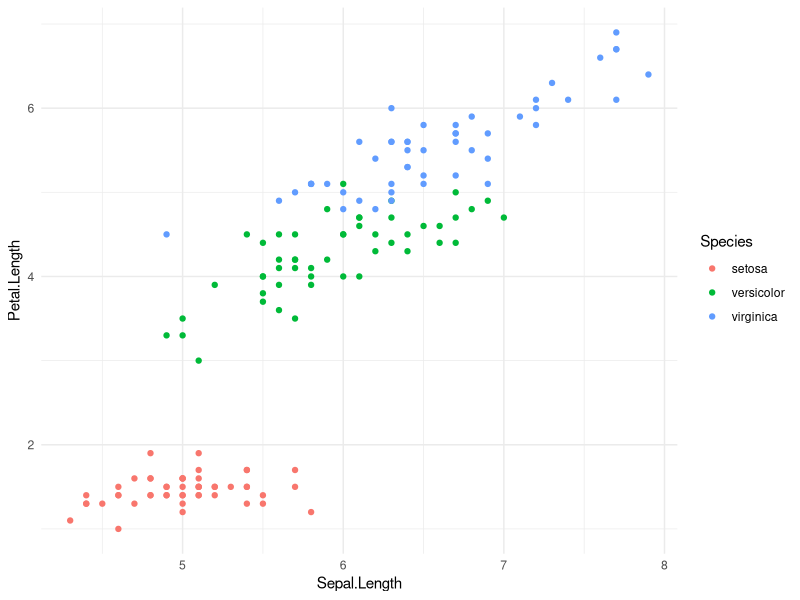

Recreate this plot in R.
# Uvod u R i RStudio
# ------------------

# 1. Osnovne aritmetičke operacije
a <- 5
b <- 3
zbroj <- a + b
razlika <- a - b
umnožak <- a * b
kvocijent <- a / b
potencija <- a^b

# Ispis rezultata
cat("Zbroj:", zbroj, "\n")
cat("Razlika:", razlika, "\n")
cat("Umnožak:", umnožak, "\n")
cat("Kvocijent:", kvocijent, "\n")
cat("Potencija:", potencija, "\n")

# 2. Kontrolne strukture
# if-else
x <- -2
if (x > 0) {
  cat("x je pozitivan broj\n")
} else {
  cat("x je negativan ili nula\n")
}

# for petlja
for (i in 1:5) {
  cat("Ovo je iteracija broj", i, "\n")
}

# while petlja
i <- 1
while (i <= 5) {
  cat("Ovo je iteracija broj", i, "\n")
  i <- i + 1
}

# 3. Funkcije za manipulaciju podacima
# Kreiranje vektora
vektor <- c(1, 2, 3, 4, 5)
cat("Vektor:", vektor, "\n")

# Sekvence i ponavljanja
sekvenca <- seq(1, 10, by = 2)
cat("Sekvenca:", sekvenca, "\n")

ponavljanja <- rep(1, times = 5)
cat("Ponavljanja:", ponavljanja, "\n")

# Podskupovi
podskup <- subset(vektor, vektor > 2)
cat("Podskup vektora gdje su elementi > 2:", podskup, "\n")

# 4. Instalacija dodatnih paketa
# Instalacija paketa 'ggplot2'
install.packages("ggplot2")

# Učitavanje paketa
library(ggplot2)

# Primjer korištenja ggplot2 za crtanje grafa s iris setom podataka
data(iris)
ggplot(data = iris, aes(x = Sepal.Length, y = Petal.Length, color = Species)) +
  geom_point() +
  theme_minimal()

# Praktični zadaci
# ----------------
# 1. Izračunajte prosjek vektora c(5, 10, 15, 20)
vektor_zadatak <- c(5, 10, 15, 20)
prosjek <- mean(vektor_zadatak)
cat("Prosjek vektora je:", prosjek, "\n")

# 2. Instalirajte i učitajte paket 'dplyr', te koristite funkciju filter() za filtriranje podataka
install.packages("dplyr")
library(dplyr)
# Filtriranje iris podataka gdje je Species jednaka 'setosa'
filtrirani_podaci <- filter(iris, Species == 'setosa')
print(filtrirani_podaci)

# 3. Kreirajte for petlju koja ispisuje kvadrate brojeva od 1 do 10
for (i in 1:10) {
  cat("Kvadrat broja", i, "je", i^2, "\n")
}